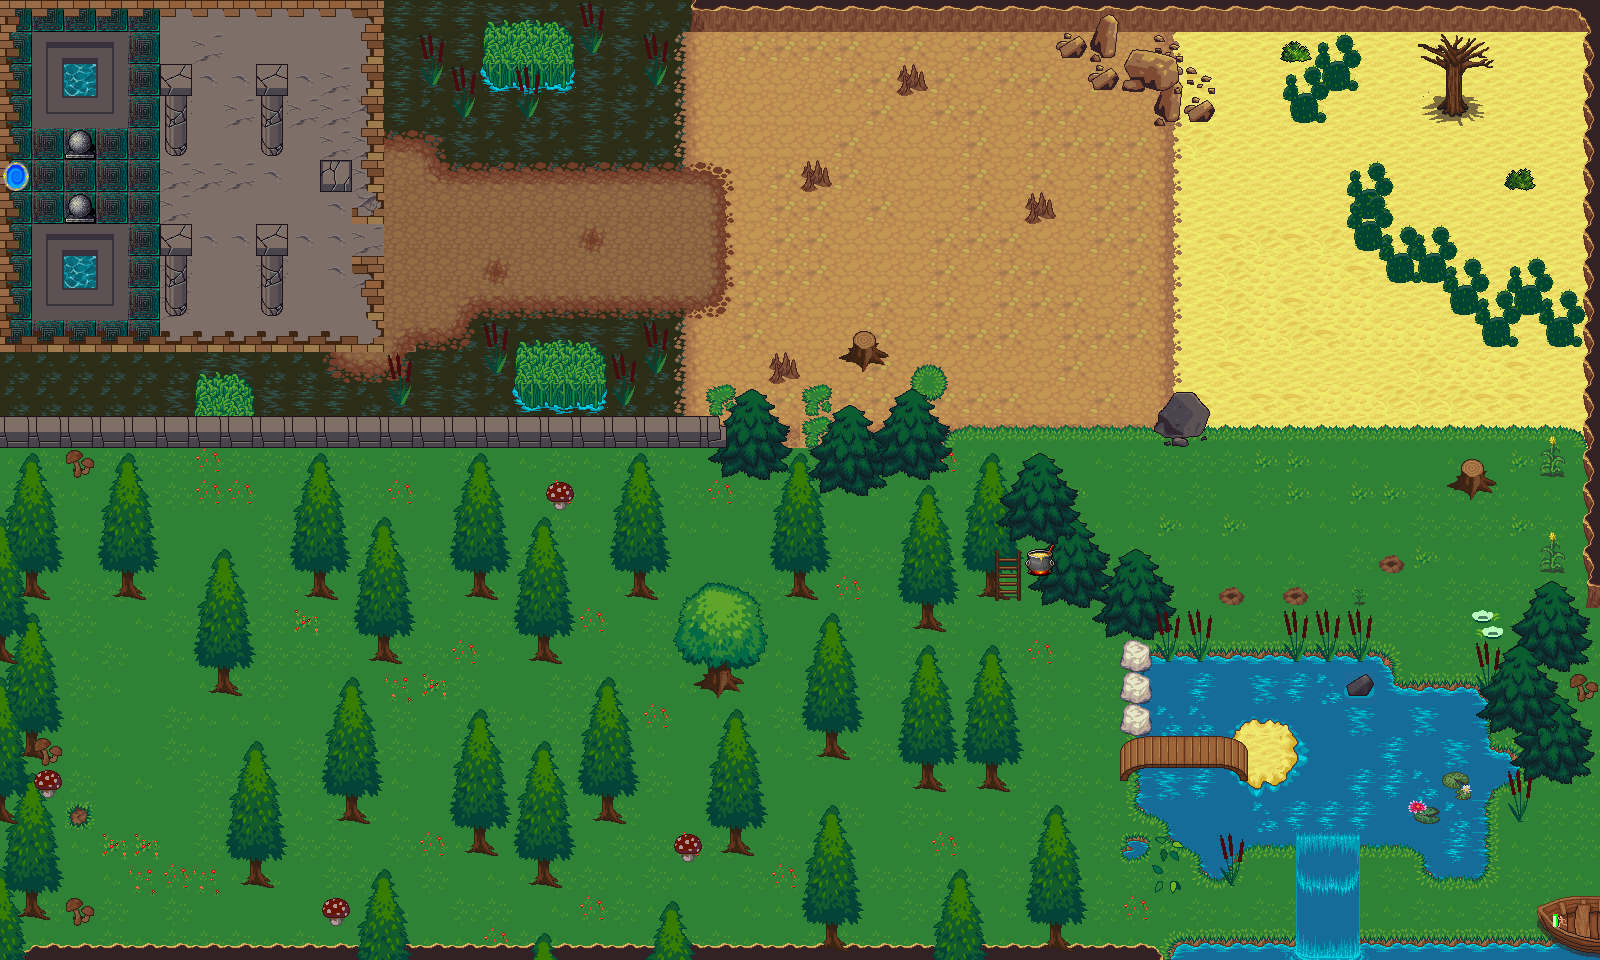

This is a level from a 2D game, rendered from its Tiled map with the project's own tilesets. A one-line summary and the map file follow, with tile-layer data summarised:
An orthogonal 50x30 tile map with 32x32 px tiles, 7 tile layers (ground, ad_grounds, paths, trees, ...), 5 tilesets and 151 objects (76x wall, 18x hr_obstacles, 16x water, 9x cactus, 7x spider web, ...).

<map version="1.2" tiledversion="1.3.2" orientation="orthogonal" renderorder="right-down" compressionlevel="0" width="50" height="30" tilewidth="32" tileheight="32" infinite="0" nextlayerid="20" nextobjectid="186">
 <tileset firstgid="1" source="terrain_tile_set.tsx" />
 <tileset firstgid="1025" source="build atlas.tsx" />
 <tileset firstgid="2049" source="full tileset.tsx" />
 <tileset firstgid="8129" source="build2 atlas.tsx" />
 <tileset firstgid="9153" source="dungen_crawler_1.tsx" />
 <layer id="2" name="ground" width="50" height="30">
  <data>[1500 cells, 1496 non-empty, 47 distinct tile ids]</data>
 </layer>
 <layer id="6" name="ad_grounds" width="50" height="30">
  <data>[1500 cells, 146 non-empty, 19 distinct tile ids]</data>
 </layer>
 <layer id="3" name="paths" width="50" height="30">
  <data>[1500 cells, 112 non-empty, 49 distinct tile ids]</data>
 </layer>
 <layer id="1" name="trees" width="50" height="30">
  <data>[1500 cells, 406 non-empty, 80 distinct tile ids]</data>
 </layer>
 <layer id="4" name="buildings" width="50" height="30">
  <data>[1500 cells, 135 non-empty, 57 distinct tile ids]</data>
 </layer>
 <layer id="10" name="windows" width="50" height="30">
  <data>[1500 cells, 0 non-empty, 0 distinct tile ids]</data>
 </layer>
 <layer id="5" name="decor" width="50" height="30">
  <data>[1500 cells, 124 non-empty, 52 distinct tile ids]</data>
 </layer>
 <objectgroup id="7" name="obstacles">
  <object id="1" name="wood fence" type="hr_obstacles" gid="1403" x="992" y="416" width="32" height="32" />
  <object id="9" name="wood fence" type="hr_obstacles" gid="1403" x="1024" y="416" width="32" height="32" />
  <object id="10" name="wood fence" type="hr_obstacles" gid="1403" x="1056" y="416" width="32" height="32" />
  <object id="11" name="wood fence" type="hr_obstacles" gid="1403" x="1088" y="416" width="32" height="32" />
  <object id="12" name="wood fence" type="hr_obstacles" gid="1532" x="1120" y="416" width="32" height="32" />
  <object id="15" name="wood fence" type="hr_obstacles" gid="1435" x="1120" y="384" width="32" height="32" />
  <object id="16" name="wood fence" type="hr_obstacles" gid="1435" x="1120" y="352" width="32" height="32" />
  <object id="17" name="wood fence" type="hr_obstacles" gid="1435" x="1120" y="320" width="32" height="32" />
  <object id="18" name="wood fence" type="hr_obstacles" gid="1468" x="1120" y="288" width="32" height="32" />
  <object id="19" name="wood fence" type="hr_obstacles" gid="1530" x="960" y="416" width="32" height="32" />
  <object id="21" name="wood fence" type="hr_obstacles" gid="1435" x="960" y="384" width="32" height="32" />
  <object id="22" name="wood fence" type="hr_obstacles" gid="1435" x="960" y="352" width="32" height="32" />
  <object id="23" name="wood fence" type="hr_obstacles" gid="1435" x="960" y="320" width="32" height="32" />
  <object id="24" name="wood fence" type="hr_obstacles" gid="1466" x="960" y="288" width="32" height="32" />
  <object id="29" name="wood fence" type="hr_obstacles" gid="1403" x="1088" y="288" width="32" height="32" />
  <object id="30" name="wood fence" type="hr_obstacles" gid="1403" x="1056" y="288" width="32" height="32" />
  <object id="31" name="wood fence" type="hr_obstacles" gid="1403" x="1024" y="288" width="32" height="32" />
  <object id="32" name="wood fence" type="hr_obstacles" gid="1403" x="992" y="288" width="32" height="32" />
  <object id="38" name="wall" x="0" y="0" width="16" height="352" />
  <object id="39" name="wall" x="16" y="336" width="368" height="16" />
  <object id="40" name="wall" x="16" y="0" width="368" height="16" />
  <object id="41" name="wall" x="368" y="16" width="16" height="208" />
  <object id="42" name="wall" x="368" y="256" width="16" height="80" />
  <object id="47" name="water" x="0" y="352" width="680" height="64" />
  <object id="50" name="wall" x="1512" y="736" width="88" height="40" />
  <object id="51" name="wall" x="1512" y="608" width="88" height="64" />
  <object id="52" name="wall" x="1488" y="672" width="112" height="64" />
  <object id="53" name="water" x="1136" y="656" width="256" height="64" />
  <object id="55" name="water" x="1392" y="680" width="96" height="168" />
  <object id="57" name="water" x="1424" y="848" width="64" height="32" />
  <object id="58" name="water" x="1136" y="768" width="112" height="48" />
  <object id="59" name="water" x="1248" y="792" width="144" height="56" />
  <object id="60" name="water" x="1296" y="720" width="96" height="72" />
  <object id="61" name="wall" x="0" y="944" width="1600" height="16" />
  <object id="63" name="water" x="1584" y="776" width="16" height="168" />
  <object id="64" name="wall" x="0" y="416" width="728" height="24" />
  <object id="65" name="wall" x="312" y="496" width="16" height="88" />
  <object id="66" name="wall" x="472" y="496" width="16" height="88" />
  <object id="67" name="wall" x="376" y="560" width="16" height="88" />
  <object id="68" name="wall" x="536" y="560" width="16" height="88" />
  <object id="69" name="wall" x="472" y="752" width="16" height="88" />
  <object id="70" name="wall" x="344" y="720" width="16" height="88" />
  <object id="71" name="wall" x="632" y="496" width="16" height="88" />
  <object id="72" name="wall" x="536" y="784" width="16" height="80" />
  <object id="73" name="wall" x="600" y="720" width="16" height="88" />
  <object id="74" name="wall" x="792" y="464" width="16" height="120" />
  <object id="75" name="wall" x="824" y="656" width="16" height="88" />
  <object id="76" name="wall" x="920" y="688" width="16" height="88" />
  <object id="77" name="wall" x="824" y="840" width="16" height="88" />
  <object id="78" name="wall" x="728" y="752" width="16" height="88" />
  <object id="79" name="wall" x="1048" y="848" width="16" height="88" />
  <object id="80" name="wall" x="984" y="496" width="16" height="88" />
  <object id="81" name="wall" x="984" y="688" width="16" height="88" />
  <object id="82" name="wall" x="920" y="528" width="16" height="88" />
  <object id="83" name="wall" x="952" y="904" width="16" height="40" />
  <object id="84" name="wall" x="664" y="928" width="16" height="16" />
  <object id="85" name="wall" x="536" y="936" width="16" height="8" />
  <object id="86" name="wall" x="376" y="896" width="16" height="48" />
  <object id="87" name="wall" x="712" y="664" width="16" height="24" />
  <object id="88" name="wall" x="696" y="600" width="48" height="64" />
  <object id="89" name="water" x="472" y="320" width="208" height="32" />
  <object id="90" name="water" x="1200" y="848" width="40" height="32" />
  <object id="91" name="water" x="1168" y="816" width="80" height="32" />
  <object id="92" name="water" x="384" y="0" width="296" height="128" />
  <object id="93" name="water" x="440" y="128" width="240" height="32" />
  <object id="94" name="water" x="1128" y="840" width="16" height="16" />
  <object id="95" name="wall" x="0" y="440" width="16" height="504" />
  <object id="96" name="wall" x="1584" y="0" width="16" height="608" />
  <object id="97" name="wall" x="728" y="416" width="64" height="48" />
  <object id="98" name="wall" x="808" y="424" width="64" height="56" />
  </objectgroup>
 <objectgroup id="19" name="npc">
  <!-- 2 objects omitted --></objectgroup>
 <objectgroup id="18" name="traps">
  <!-- 11 objects omitted --></objectgroup>
 <objectgroup id="8" name="items">
  <!-- 6 objects omitted --></objectgroup>
 <objectgroup id="9" name="teleport">
  <!-- 2 objects omitted --></objectgroup>
 <objectgroup id="11" name="enemies">
  <!-- 9 objects omitted --></objectgroup>
</map>
<!-- 81 of 151 objects omitted -->
